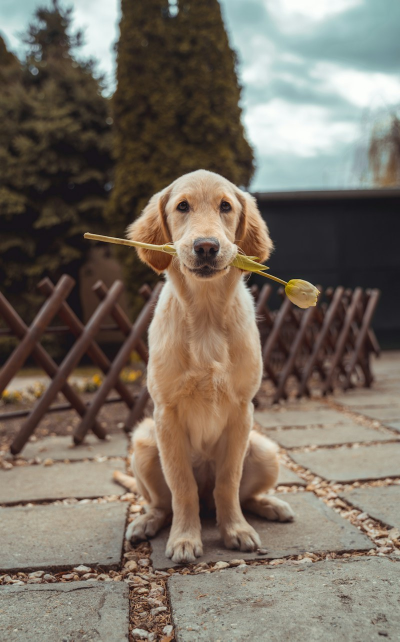
#> input picture backend/uploads/0f76cd6b-d9ec-4248-b63f-8bd541ecb380/orig_0.jpg, 800 x 1283 px (shown at 1/2 size)
$ python -i renderer.py   (imports and definitions only)
#> lines starting #> are read from the running program, lines starting #| are printed output that depends on the picture
#> further down, picture is the input picture: PIL image 800x1283 RGB; mean R, G, B 120.3, 109.8, 97.8
"""Compose 1080x1920 vertical story slides with Pillow — theme-designed, not plain photos."""
import math
import random
from pathlib import Path
import numpy as np
from PIL import Image, ImageDraw, ImageFont, ImageFilter, ImageOps

W, H = 1080, 1920
FONT_DIR = Path(__file__).parent / "assets" / "fonts"

INK = (26, 25, 24)

# Per-theme visual identity: gradient (top,bottom), accent, accent2, motif key.
THEME_STYLE = {
    "mi_ano":       {"grad": ((247, 196, 92), (224, 112, 60)), "accent": (224, 90, 71), "accent2": (255, 255, 255), "motif": "confetti"},
    "mis_aventuras":{"grad": ((96, 150, 128), (30, 58, 50)),   "accent": (245, 166, 35), "accent2": (255, 255, 255), "motif": "mountains"},
    "un_dia":       {"grad": ((252, 214, 134), (240, 146, 104)),"accent": (224, 90, 71), "accent2": (255, 255, 255), "motif": "sun"},
    "dieciochero":  {"grad": ((214, 48, 34), (138, 24, 18)),   "accent": (0, 57, 166),  "accent2": (255, 255, 255), "motif": "garland"},
    "navidad":      {"grad": ((22, 112, 72), (9, 56, 38)),      "accent": (213, 43, 30), "accent2": (245, 200, 90), "motif": "snow"},
}
DEFAULT_STYLE = THEME_STYLE["mi_ano"]


def style_for(theme_key):
    return THEME_STYLE.get(theme_key, DEFAULT_STYLE)


# ---------------- fonts ----------------
# [11 lines left out: function _font, not called in this run]


def display_font(size, weight=600):
    return _font("Fredoka-Bold.ttf", size, weight)


def body_font(size, weight=700):
    return _font("Jakarta.ttf", size, weight)


def script_font(size, weight=700):
    return _font("Caveat.ttf", size, weight)


# ---------------- primitives ----------------
# [21 lines left out: functions _wrap, _gradient, not called in this run]


def _cover(img, w=W, h=H, center=(0.5, 0.42)):
    return ImageOps.fit(img.convert("RGB"), (w, h), Image.LANCZOS, centering=center)


# [51 lines left out: functions _rounded, _vignette, _grain, _paw, _star, _snowflake, not called in this run]


def _blob(draw, cx, cy, r, color):
    draw.ellipse([cx - r, cy - r, cx + r, cy + r], fill=color)


# [305 lines left out: functions apply_motif, _sticker, _caption_block, photo_slide, _polaroid_slide, title_slide and 3 more, not called in this run]


# ---------------- talking-video source frame (9:16, optional Petito watermark) ----------------
def talk_source(img, watermark=False, out_width=720, brand="Petito"):
    """Cover-crop a photo to vertical 9:16 and (for the free preview) bake in a Petito watermark.
    The watermark is baked into the SOURCE so the generated video carries it (no ffmpeg needed)."""
#> called with watermark = False, out_width = 720, brand = 'Petito'
    img = img.convert("RGB")
    w, h = img.size
#> w = 800; h = 1283
    target = 9 / 16
    ar = w / h
#> ar = 0.624
    if ar > target:
        nw = int(h * target)
#> nw = 721
        x = (w - nw) // 2
#> x = 39
        img = img.crop((x, 0, x + nw, h))
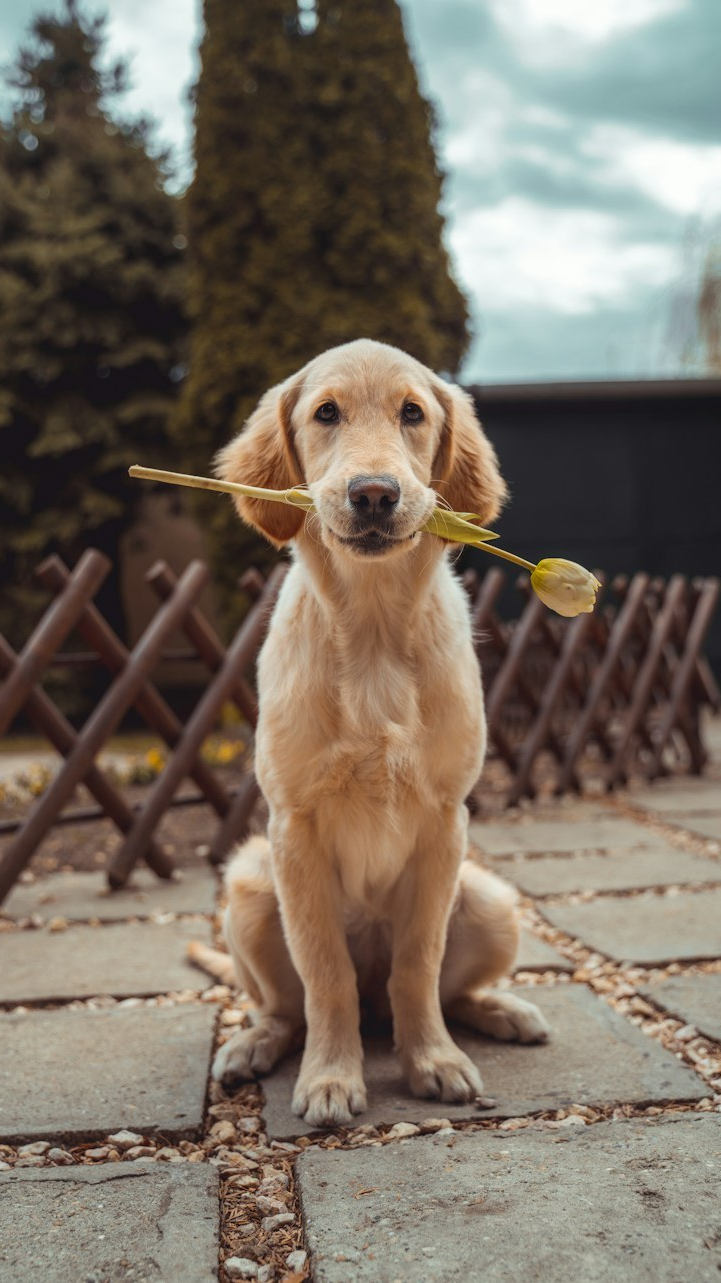
#> img: PIL image 721x1283 RGB; mean R, G, B 121.5, 110.3, 98
    else:
        nh = int(w / target)
        y = (h - nh) // 2
        img = img.crop((0, y, w, y + nh))
    out_w = out_width
    out_h = int(round(out_w * 16 / 9))
    img = img.resize((out_w, out_h), Image.LANCZOS)
#> img: PIL image 720x1280 RGB
    if not watermark:
        return img
    base = img.convert("RGBA")
    W2, H2 = base.size
    # diagonal tiled mark
    tile_f = _font("Fredoka-Bold.ttf", max(26, W2 // 11), 600)
    tmp = Image.new("RGBA", (10, 10))
    tw = ImageDraw.Draw(tmp).textlength(brand, font=tile_f)
    stamp = Image.new("RGBA", (int(tw) + 40, int(tile_f.size * 1.6)), (0, 0, 0, 0))
    sd = ImageDraw.Draw(stamp)
    sd.text((20, 6), brand, font=tile_f, fill=(255, 255, 255, 55))
    stamp = stamp.rotate(30, expand=True, resample=Image.BICUBIC)
    step_x = int(stamp.width * 0.95)
    step_y = int(stamp.height * 1.7)
    for ry in range(-stamp.height, H2 + stamp.height, step_y):
        for rx in range(-stamp.width, W2 + stamp.width, step_x):
            base.alpha_composite(stamp, (rx, ry))
    # solid bottom brand pill (stays clear of the animated face)
    big_f = _font("Fredoka-Bold.ttf", max(30, W2 // 9), 700)
    d = ImageDraw.Draw(base)
    bw = d.textlength(brand, font=big_f)
    bx = (W2 - bw) / 2
    by = H2 - big_f.size * 1.9
    d.text((bx + 2, by + 2), brand, font=big_f, fill=(0, 0, 0, 110))
    d.text((bx, by), brand, font=big_f, fill=(255, 255, 255, 235))
    return base.convert("RGB")

>>> from PIL import Image
>>> picture = Image.open('uploads/0f76cd6b-d9ec-4248-b63f-8bd541ecb380/orig_0.jpg')
>>> result = talk_source(picture)

$ run again, on backend/uploads/0f76cd6b-d9ec-4248-b63f-8bd541ecb380/orig_1.jpg
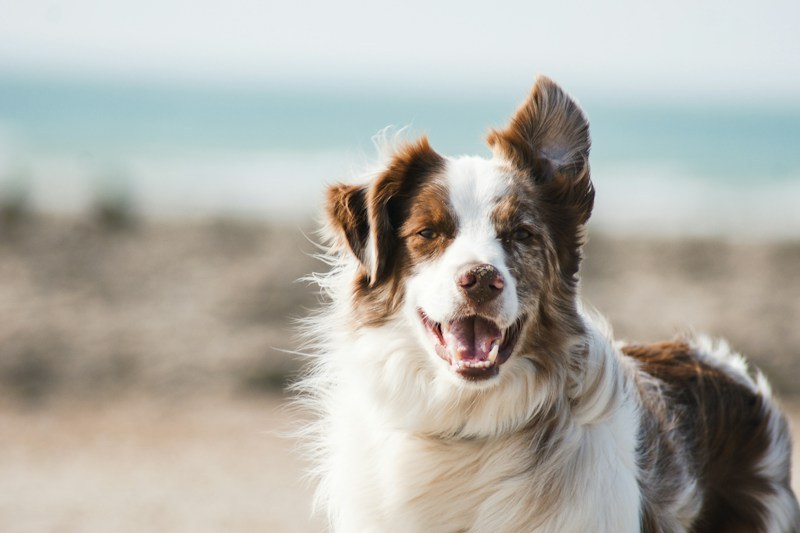
#> input picture backend/uploads/0f76cd6b-d9ec-4248-b63f-8bd541ecb380/orig_1.jpg, 800 x 533 px
#> picture is the input picture: PIL image 800x533 RGB; mean R, G, B 176.5, 174.8, 167.5
#> in talk_source, `img = img.crop((x, 0, x + nw, h))`:
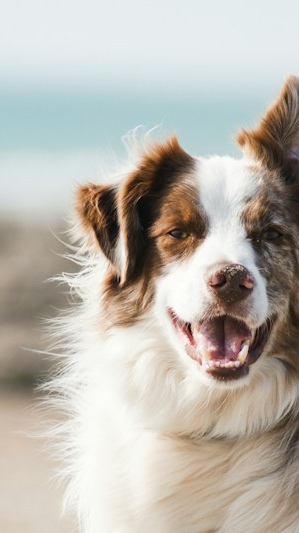
#> img: PIL image 299x533 RGB; mean R, G, B 187.3, 182.5, 173.9

$ run again, on backend/uploads/0f76cd6b-d9ec-4248-b63f-8bd541ecb380/orig_2.jpg
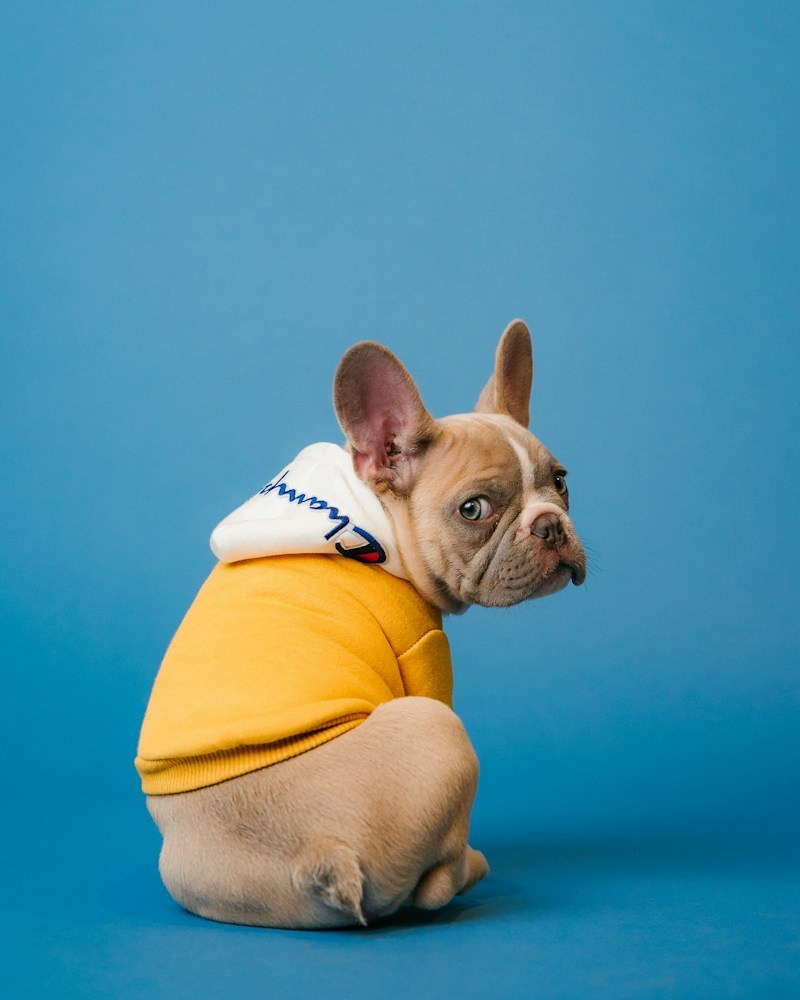
#> input picture backend/uploads/0f76cd6b-d9ec-4248-b63f-8bd541ecb380/orig_2.jpg, 800 x 1000 px
#> picture is the input picture: PIL image 800x1000 RGB; mean R, G, B 82.3, 142.3, 161.3
#> in talk_source, `img = img.crop((x, 0, x + nw, h))`:
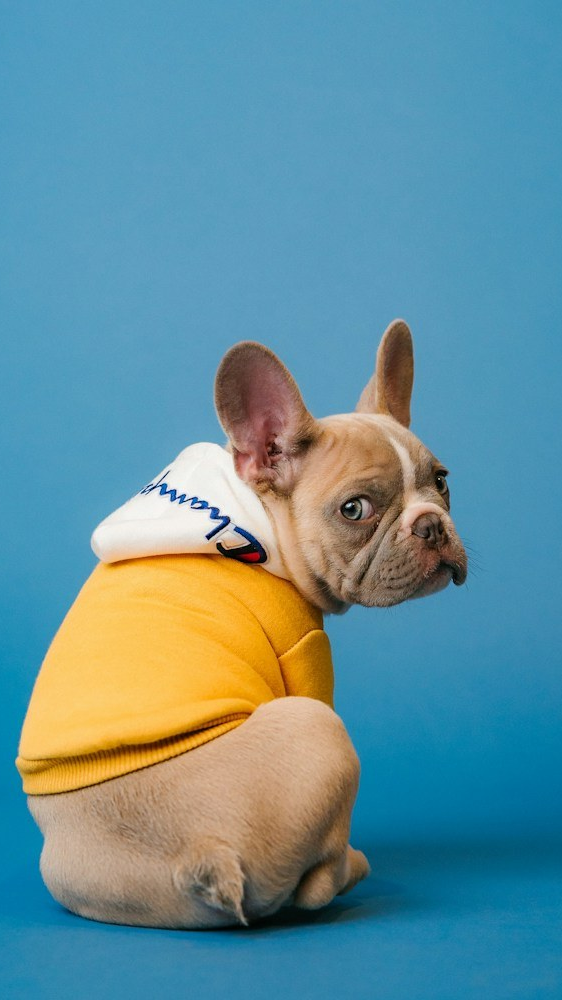
#> img: PIL image 562x1000 RGB; mean R, G, B 99.6, 144.5, 155
